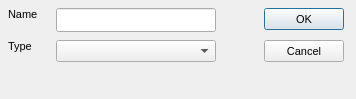
<?xml version="1.0"?>
<ui version="4.0">
  <class>AddScriptDialog</class>
  <widget class="QDialog" name="IDD_ADDSCRIPT">
    <property name="geometry">
      <rect>
        <x>0</x>
        <y>0</y>
        <width>356</width>
        <height>99</height>
      </rect>
    </property>
    <property name="windowTitle">
      <string>Add script</string>
    </property>
    <property name="font">
      <font>
        <family>Liberation Sans</family>
        <pointsize>8</pointsize>
        <bold>false</bold>
        <italic>false</italic>
      </font>
    </property>
    <property name="enabled">
      <bool>true</bool>
    </property>
    <property name="windowFlags">
      <set>Qt::Dialog|Qt::WindowCloseButtonHint</set>
    </property>
    <property name="minimumSize">
      <size>
        <width>356</width>
        <height>99</height>
      </size>
    </property>
    <property name="maximumSize">
      <size>
        <width>356</width>
        <height>99</height>
      </size>
    </property>
    <widget class="QLabel" name="IDC_STATIC">
      <property name="geometry">
        <rect>
          <x>8</x>
          <y>8</y>
          <width>48</width>
          <height>24</height>
        </rect>
      </property>
      <property name="text">
        <string>Name</string>
      </property>
      <property name="visible">
        <bool>true</bool>
      </property>
      <property name="enabled">
        <bool>true</bool>
      </property>
      <property name="alignment">
        <set>Qt::AlignLeft</set>
      </property>
    </widget>
    <widget class="QLineEdit" name="IDC_EDITNAME">
      <property name="geometry">
        <rect>
          <x>56</x>
          <y>8</y>
          <width>160</width>
          <height>24</height>
        </rect>
      </property>
      <property name="visible">
        <bool>true</bool>
      </property>
      <property name="enabled">
        <bool>true</bool>
      </property>
    </widget>
    <widget class="QPushButton" name="IDOK">
      <property name="geometry">
        <rect>
          <x>264</x>
          <y>8</y>
          <width>80</width>
          <height>22</height>
        </rect>
      </property>
      <property name="text">
        <string>OK</string>
      </property>
      <property name="visible">
        <bool>true</bool>
      </property>
      <property name="enabled">
        <bool>true</bool>
      </property>
      <property name="default">
        <bool>true</bool>
      </property>
      <property name="autoDefault">
        <bool>true</bool>
      </property>
    </widget>
    <widget class="QLabel" name="IDC_STATIC_2">
      <property name="geometry">
        <rect>
          <x>8</x>
          <y>40</y>
          <width>48</width>
          <height>24</height>
        </rect>
      </property>
      <property name="text">
        <string>Type</string>
      </property>
      <property name="visible">
        <bool>true</bool>
      </property>
      <property name="enabled">
        <bool>true</bool>
      </property>
      <property name="alignment">
        <set>Qt::AlignLeft</set>
      </property>
    </widget>
    <widget class="QComboBox" name="IDC_TYPESEL">
      <property name="maxVisibleItems">
        <number>3</number>
      </property>
      <property name="geometry">
        <rect>
          <x>56</x>
          <y>40</y>
          <width>160</width>
          <height>22</height>
        </rect>
      </property>
      <property name="visible">
        <bool>true</bool>
      </property>
      <property name="enabled">
        <bool>true</bool>
      </property>
      <property name="editable">
        <bool>false</bool>
      </property>
    </widget>
    <widget class="QPushButton" name="IDCANCEL">
      <property name="geometry">
        <rect>
          <x>264</x>
          <y>40</y>
          <width>80</width>
          <height>22</height>
        </rect>
      </property>
      <property name="text">
        <string>Cancel</string>
      </property>
      <property name="visible">
        <bool>true</bool>
      </property>
      <property name="enabled">
        <bool>true</bool>
      </property>
      <property name="default">
        <bool>false</bool>
      </property>
      <property name="autoDefault">
        <bool>false</bool>
      </property>
    </widget>
  </widget>
</ui>
